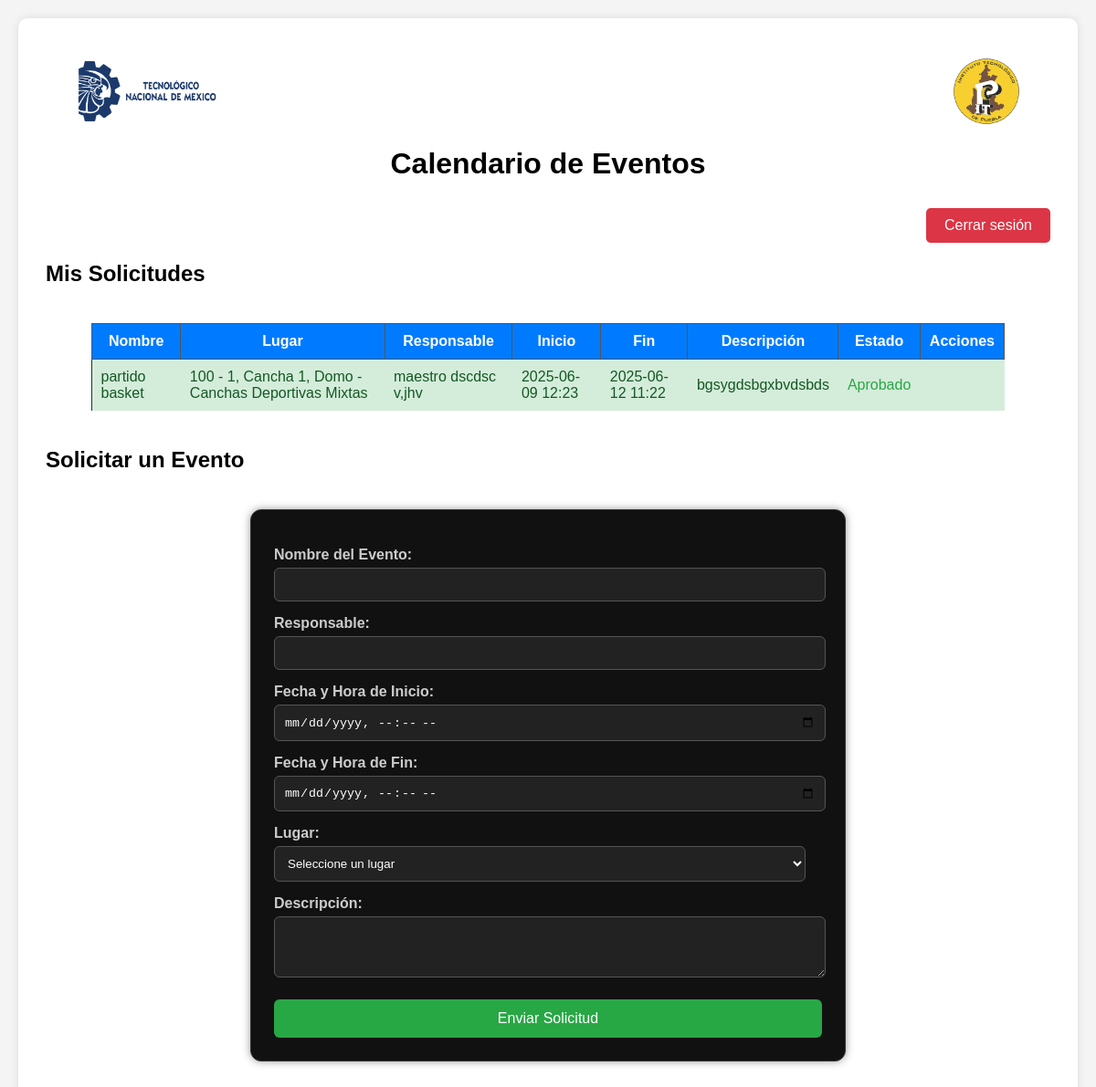
Screenshot of /inicio (signed in) with the database file from the repository.
### app/models.py (models this page shows, shortened)
class Evento(db.Model):
    id = db.Column(db.Integer, primary_key=True)
    nombre = db.Column(db.String(100), nullable=False)
    lugar = db.Column(db.String(100), nullable=False)
    descripcion = db.Column(db.Text, nullable=True)
    responsable = db.Column(db.String(100), nullable=True)
    fecha_inicio = db.Column(db.DateTime, nullable=False)
    fecha_fin = db.Column(db.DateTime, nullable=False)
    aprobado = db.Column(db.Boolean, default=None)
    motivo_rechazo = db.Column(db.Text, nullable=True)
    usuario_id = db.Column(
        db.Integer,
        db.ForeignKey('user.id', name='fk_evento_usuario'),
        nullable=False
    )

### app/routes/eventos.py (the view)
@eventos.route('/inicio')
@login_required
def user_index():
    eliminar_eventos_vencidos()
    eventos_usuario = Evento.query.filter_by(usuario_id=current_user.id).all()
    return render_template('index_users.html', eventos_usuario=eventos_usuario, lugares=LUGARES)

### app/__init__.py (called while the page is built)
def create_app():
    app = Flask(__name__)
    app.config.from_object(Config)
    db.init_app(app)
    migrate.init_app(app, db)
    login_manager.init_app(app)
    @login_manager.user_loader
    def load_user(user_id):
        return User.query.get(int(user_id))
    from app.routes.auth import auth
    from app.routes.eventos import eventos
    app.register_blueprint(auth)
    app.register_blueprint(eventos)
    @app.context_processor
    def inject_now():
        return {'now': datetime.now()}
    return app

### app/routes/eventos.py (called while the page is built)
def eliminar_eventos_vencidos():
    hoy = datetime.now()
    eventos_pasados = Evento.query.filter(Evento.fecha_fin < hoy).all()
    for evento in eventos_pasados:
        db.session.delete(evento)
    db.session.commit()

### app/templates/index_users.html (shortened to what this page needs)
{% extends "base.html" %}
{% block content %}
    <h1>Calendario de Eventos</h1>
    <div class="top-bar">
        <a href="{{ url_for('auth.logout') }}" class="logout">Cerrar sesión</a>
    </div>
    <h2>Mis Solicitudes</h2>
    {% include 'includes/lista_eventos_usuario.html' %}
    <h2>Solicitar un Evento</h2>
    {% include 'includes/formulario_evento.html' %}
{% endblock %}

### app/templates/includes/lista_eventos_usuario.html (shortened to what this page needs)
<div style="max-width: 1000px; margin: 40px auto; display: flex; justify-content: center; align-items: center; ">
    <table style="width: 100%; border-collapse: collapse; background-color: #2c2c2c; color: #fff; margin: 0 auto">
        <thead>
            <tr style="background-color: #007bff; color: white;">
                <th style="padding: 10px; border: 1px solid #555;">Nombre</th>
                <th style="padding: 10px; border: 1px solid #555;">Lugar</th>
                <th style="padding: 10px; border: 1px solid #555;">Responsable</th>
                <th style="padding: 10px; border: 1px solid #555;">Inicio</th>
                <th style="padding: 10px; border: 1px solid #555;">Fin</th>
                <th style="padding: 10px; border: 1px solid #555;">Descripción</th>
                <th style="padding: 10px; border: 1px solid #555;">Estado</th>
                <th style="padding: 10px; border: 1px solid #555;">Acciones</th>
            </tr>
        </thead>
        <tbody>
            {% for evento in eventos_usuario %}
                <tr id="fila-evento-{{ evento.id }}" class="
                    {% if evento.aprobado %}
                        estado-aprobado
                    {% elif evento.aprobado is not none and not evento.aprobado %}
                        estado-rechazado
                    {% else %}
                        estado-pendiente
                    {% endif %}
                ">
                    <td style="padding: 10px;">{{ evento.nombre }}</td>
                    <td style="padding: 10px;">{{ evento.lugar }}</td>
                    <td style="padding: 10px;">{{ evento.responsable }}</td>
                    <td style="padding: 10px;">{{ evento.fecha_inicio.strftime('%Y-%m-%d %H:%M') }}</td>
                    <td style="padding: 10px;">{{ evento.fecha_fin.strftime('%Y-%m-%d %H:%M') }}</td>
                    <td style="padding: 10px;">{{ evento.descripcion }}</td>
                    <td style="padding: 10px;">
                        {% if evento.aprobado %}
                            <span style="color: #28a745;">Aprobado</span>
                        {% elif evento.aprobado is not none and not evento.aprobado %}
                            <span style="color: #ffc107;">Rechazado</span>
                            {% if evento.motivo_rechazo %}
                                <br><small>Motivo: {{ evento.motivo_rechazo }}</small>
                            {% endif %}
                        {% else %}
                            <span style="color: #ffc107;">Pendiente</span>
                        {% endif %}
                    </td>
                    <td style="padding: 10px; text-align: center;">
                    </td>
                </tr>
            {% endfor %}
        </tbody>
    </table>
</div>

### rows the page displays
Evento: nombre "partido basket", lugar "100 - 1, Cancha 1, Domo - Canchas Deportivas Mixtas", responsable "maestro dscdsc v,jhv", fecha_inicio "2025-06-09 12:23", fecha_fin "2025-06-12 11:22", descripcion "bgsygdsbgxbvdsbds", aprobado "Aprobado"
